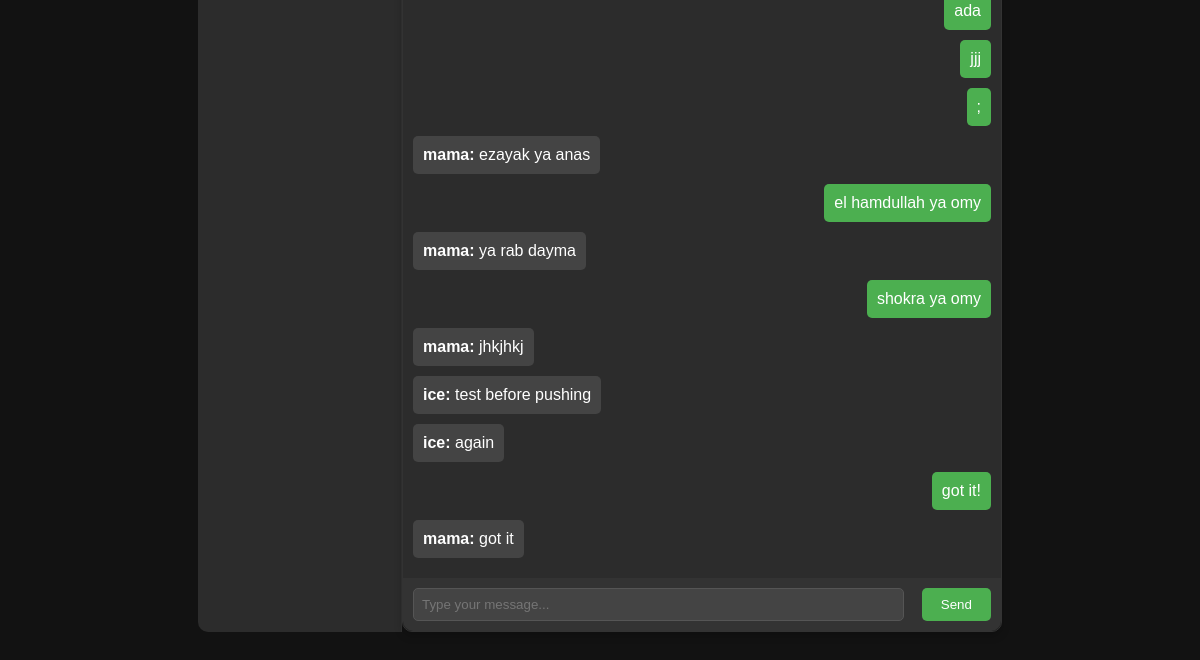
The page /chat/ (signed in, lower part) on the database as committed earlier.
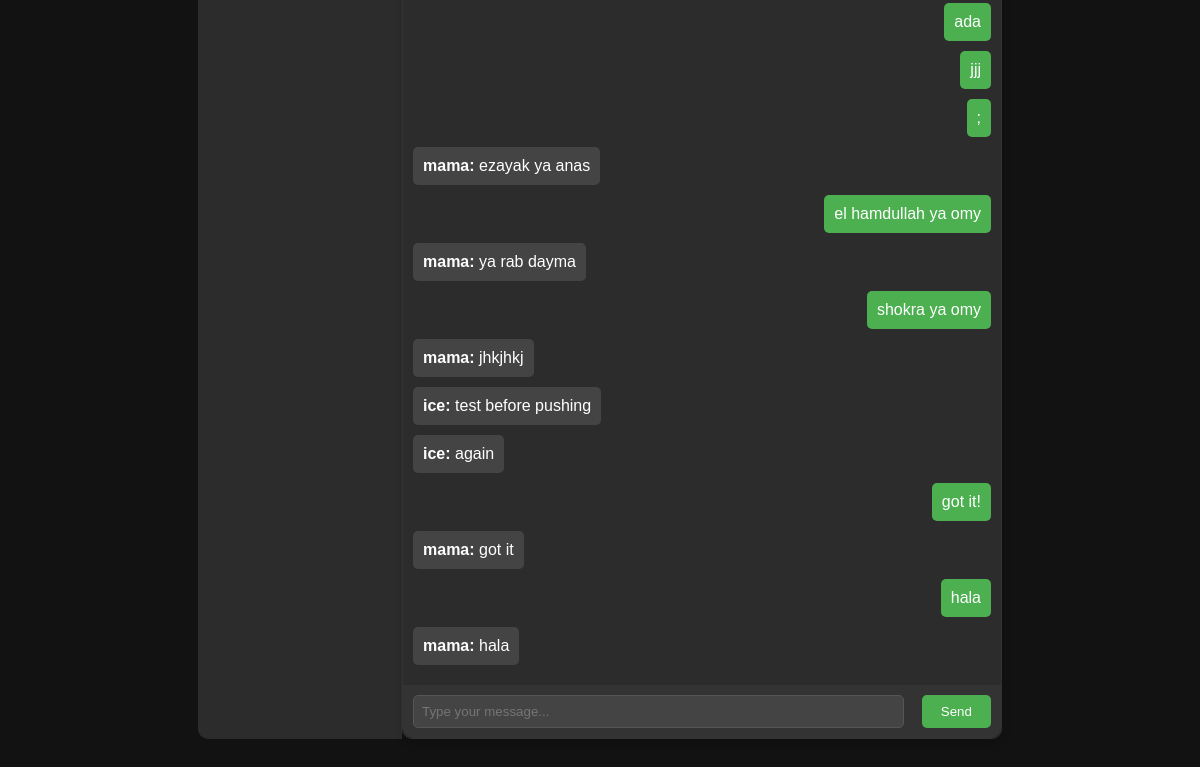
The same page on the database as committed later.
### chat/models.py (models this page shows, shortened)
class Messages(models.Model):
    group = models.ForeignKey(Chat_group,related_name ='chat_message',on_delete=models.CASCADE)
    author =models.ForeignKey(User,on_delete=models.CASCADE)
    body = models.CharField(max_length = 300)
    created = models.DateTimeField(auto_now_add=True)

### chat/views.py (the view)
# urls.py: path('chat/',views.main_chat_view,name="home"),
@login_required
def main_chat_view(request,group_name=None):
    if group_name:
        Priv_group_userIn = Chat_group.objects.filter(is_private=True , members=group_name).filter(members=request.user).first()
        user_obj= User.objects.get(id=group_name)
        if Priv_group_userIn :
            group= get_object_or_404(Chat_group, group_name=Priv_group_userIn)
            group_messages_list= Messages.objects.filter(group=group)
            users = User.objects.all()
            context ={
            'messages_list': group_messages_list,
            'View_request_user':request.user,
            'users':users,
            'groupname':Priv_group_userIn
            }
            return render(request ,'chat/base.html',context)
        else:
            private_chat = Chat_group.objects.create(
                is_private=True,
            )
            private_chat.save()
            private_chat.members.add(user_obj)
            private_chat.members.add(request.user)
            return render(request ,'chat/base.html',{'groupname':private_chat})
    else:
        group_name= get_object_or_404(Chat_group, group_name="Main")
        group_messages_list= Messages.objects.filter(group=group_name)
        users = User.objects.all()
        print(users)
        context ={
            'messages_list': group_messages_list,
            'View_request_user':request.user,
            'users':users
        }
        return render(request ,'chat/base.html', context)

### chat/templates/chat/base.html (shortened to what this page needs)
<!DOCTYPE html>
<html lang="en">
<head>
</head>
<body>
  {% include "chat/private_chat_list.html" %}
  <div class="chat-container">
    <div id="chat-body">
      {% for mssg in messages_list %}
        {% if mssg.author == View_request_user %}
          <div id="message_me">
            <p><strong></strong> {{mssg.body}}</p>
          </div>
        {% else %}
          <div class="message">
            <p><strong> {{mssg.author}}:</strong> {{mssg.body}}</p>
          </div>
        {% endif %}
      {% endfor %}
    </div>
    <div class="chat-footer">
      <form id="chat-form">
        <input type="text" id="message-input" placeholder="Type your message..." required>
        <button type="submit">Send</button>
      </form>
    </div>
  </div>
</body>
</html>

Rows that differ between the two databases and show on the page:
added Messages: body "hala"
added Messages: author "mama", body "hala"
